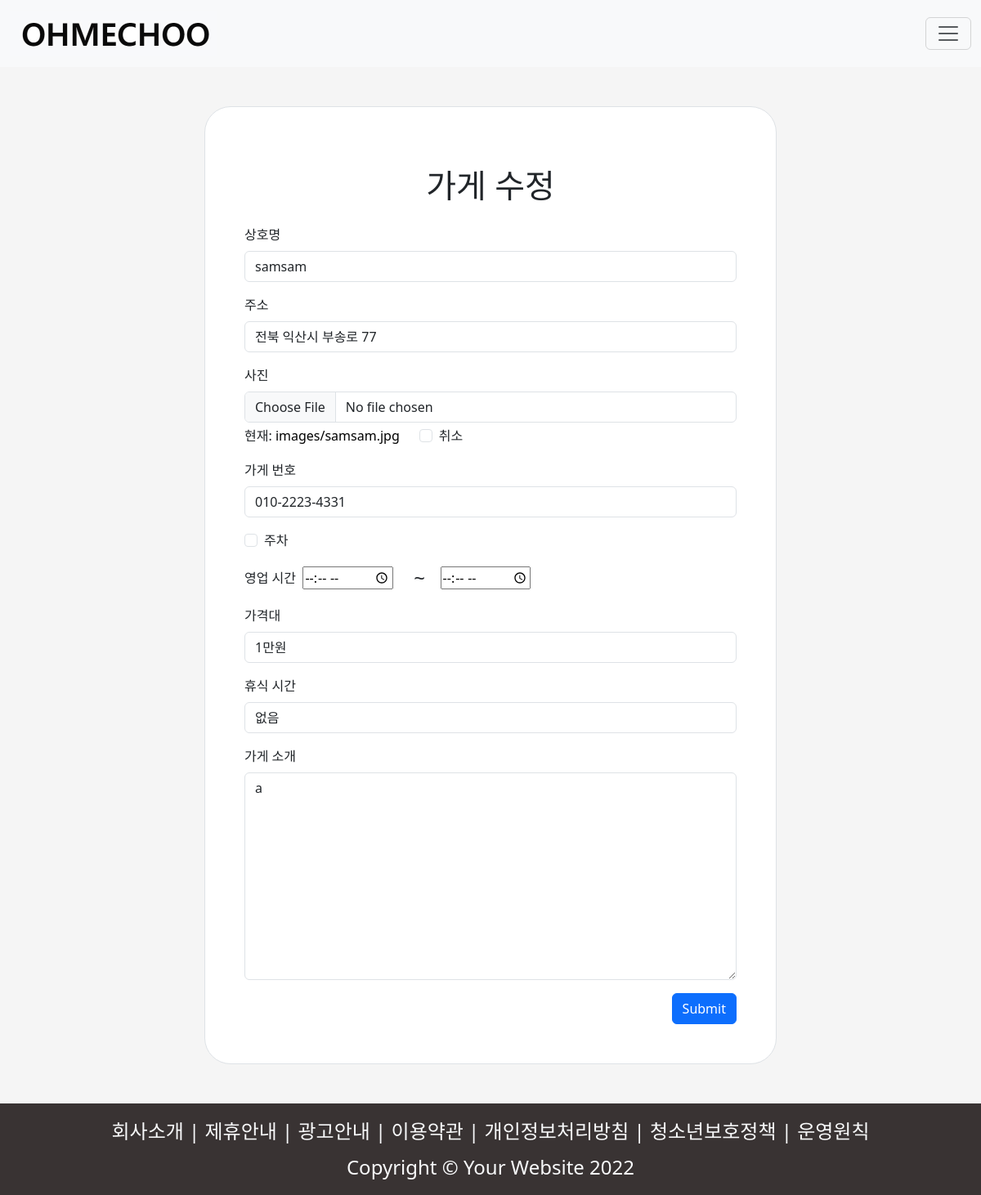
The page /21/update/ (signed in) on the database its author committed.
### reviews/models.py (models this page shows)
class Review(models.Model):
    store_name = models.CharField(max_length=80)                   # 가게이름
    store_address = models.CharField(max_length=100)               # 주소
    image = models.ImageField(upload_to='images/', blank=True)    # 메뉴 사진
    user = models.ForeignKey(settings.AUTH_USER_MODEL, on_delete=models.CASCADE)              # 즐겨찾기
    like_users = models.ManyToManyField(settings.AUTH_USER_MODEL, related_name='like_reviews') # 즐겨찾기
    phoneNumberRegex = RegexValidator(regex = r'([0-9]{2,4})-?([0-9]{3,4})-?([0-9]{4})')   # 폰번
    phoneNumber = models.CharField(validators = [phoneNumberRegex], max_length = 16, unique = True)
    parking = models.BooleanField(default=False)                   # 주차가능 유무
    price = models.CharField(max_length=15)                         # 가격대
    time = models.TimeField()
    endtime = models.TimeField()                             # 영업시간
    breaktime = models.CharField(max_length=30)                     # 쉬는 시간
    content = models.TextField()                                   # 식당소개

### reviews/views.py (the view)
# urls.py: path('update/',views.update,name = 'update'),
@login_required
def update(request,detail_pk):
    review = Review.objects.get(pk=detail_pk)
    if request.user == review.user:
        if request.method == 'POST':
            form = ReviewForm(request.POST, request.FILES, instance=review)
            if form.is_valid():
                review = form.save(commit=False)
                review.user = request.user
                review.save()
                return redirect("reviews:detail", detail_pk)
        else:
            form = ReviewForm(instance=review)
        context = {
            "form": form,
            "re":review,
        }
        return render(request, "reviews/update.html", context)
    else:
        return HttpResponseForbidden()

### reviews/forms.py
class ReviewForm(forms.ModelForm):
    class Meta:
        model = Review
        fields=(
            'store_name',
            'store_address',
            'image',
            'phoneNumber',
            'parking',
            'time',
            'endtime',
            'price',
            'breaktime',
            'content',
        )
        labels={
            'store_name':'상호명',
            'store_address':'주소',
            'image':'사진',
            'phoneNumber':'가게 번호',
            'parking':'주차',
            'time':'영업 시간',
            'price':'가격대',
            'breaktime':'휴식 시간',
            'content':'가게 소개',
        }

### reviews/templates/reviews/update.html (shortened to what this page needs)
{% extends 'base.html' %}
{% load django_bootstrap5 %}
{% block content %}
<div class="container-fluid d-flex justify-content-center my-5" style="width: 70%;">
  <div class="border border-1 rounded-5 p-5" style="background-color: white; width: 700px;">
    <h1 class="text-center my-4"> 가게 수정</h1>
    <form action="{% url 'reviews:update' re.pk %}" method="POST" enctype="multipart/form-data">
        <div class="mb-3">
        <label class="form-label" for="id_store_name">상호명</label>
        <input value="{{ re.store_name }}" type="text" name="store_name" maxlength="80" class="form-control" placeholder="상호명" required="" id="id_store_name">
      </div>
      <div class="mb-3">
        <label class="form-label" for="id_store_address">주소</label>
        <input value="{{ re.store_address }}" type="text" name="store_address" maxlength="100" class="form-control" placeholder="주소" required="" id="id_store_address">
      </div>
      <div class="mb-3">
        <label class="form-label" for="id_image">사진</label>
        <input type="file" name="image" accept="image/*" class="form-control" id="id_image">
        {% if re.image %}
        <div class="row mt-1">
          <div class="col-auto">
              현재:&nbsp;<a href="{{ re.image.url }}">{{ re.image }}</a>
          </div>
          <div class="col-auto">
              <div class="form-check">
                  <input type="checkbox" name="image-clear" id="image-clear_id" class="form-check-input">
                  <label for="image-clear_id" class="form-check-label">취소</label>
              </div>
          </div>
        </div>
        {% endif %}
      </div>
      <div class="mb-3">
        <label class="form-label" for="id_phoneNumber">가게 번호</label>
        <input value="{{ re.phoneNumber }}" type="text" name="phoneNumber" maxlength="16" class="form-control" placeholder="가게 번호" required="" id="id_phoneNumber">
      </div>
      <div class="mb-3">
        <div class="form-check">
          <input value="{{ re.parking }}" type="checkbox" name="parking" class="form-check-input" id="id_parking">
          <label class="form-check-label" for="id_parking">주차</label>
        </div>
      </div>
      <div class="mb-3 d-flex align-items-center">
        <label class="form-label my-0 text-middle" for="id_time">영업 시간 &nbsp;</label>
        <input value="{{re.time}}" type="time" name="time" required="" id="id_time"> <span class="fs-4">&nbsp;&nbsp;&nbsp; ~&nbsp;&nbsp;&nbsp; </span>
        <input value="{{re.endtime}}" type="time" name="endtime" required="" id="id_endtime">
      </div>
      <div class="mb-3">
        <label class="form-label" for="id_price">가격대</label>
        <input value="{{ re.price }}" type="text" name="price" maxlength="15" class="form-control" placeholder="가격대" required="" id="id_price">
      </div>
      <div class="mb-3">
        <label class="form-label" for="id_breaktime">휴식 시간</label>
        <input value="{{ re.breaktime }}" type="text" name="breaktime" maxlength="30" class="form-control" placeholder="휴식 시간" required="" id="id_breaktime">
      </div>
      <div class="mb-3">
        <label class="form-label" for="id_content">가게 소개</label>
        <textarea name="content" cols="40" rows="10" class="form-control" placeholder="가게 소개" required="" id="id_content">{{ re.content }}</textarea>
      </div>
      <div class="d-flex justify-content-end">
        <input type="submit" class="btn btn-primary ">
      </div>
    </form>
  </div>
</div>
{% endblock content %}

### templates/base.html (style rules this page uses)
body, html { height: 100%; }
body { display: flex; flex-direction: column; background-color: whitesmoke; }
a { text-decoration: none; color: black; }

### rows shown on the page
Review: store_name "samsam", store_address "전북 익산시 부송로 77", image "images/samsam.jpg", phoneNumber "010-2223-4331", price "1만원", breaktime "없음", content "a"
